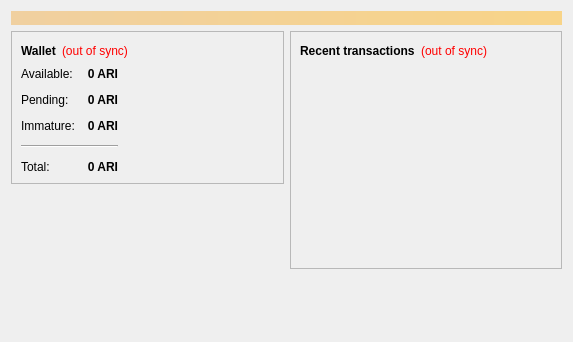
<?xml version="1.0" encoding="UTF-8"?>
<ui version="4.0">
 <class>OverviewPage</class>
 <widget class="QWidget" name="OverviewPage">
  <property name="geometry">
   <rect>
    <x>0</x>
    <y>0</y>
    <width>573</width>
    <height>342</height>
   </rect>
  </property>
  <property name="windowTitle">
   <string>Form</string>
  </property>
  <layout class="QVBoxLayout" name="topLayout">
   <item>
    <widget class="QLabel" name="labelAlerts">
     <property name="visible">
      <bool>false</bool>
     </property>
     <property name="styleSheet">
      <string notr="true">background-color: qlineargradient(x1: 0, y1: 0, x2: 1, y2: 0, stop:0 #F0D0A0, stop:1 #F8D488); color:#000000;</string>
     </property>
     <property name="wordWrap">
      <bool>true</bool>
     </property>
     <property name="margin">
      <number>3</number>
     </property>
    </widget>
   </item>
   <item>
    <layout class="QHBoxLayout" name="horizontalLayout" stretch="1,1">
     <item>
      <layout class="QVBoxLayout" name="verticalLayout_2">
       <item>
        <widget class="QFrame" name="frame">
         <property name="frameShape">
          <enum>QFrame::StyledPanel</enum>
         </property>
         <property name="frameShadow">
          <enum>QFrame::Raised</enum>
         </property>
         <layout class="QVBoxLayout" name="verticalLayout_4">
          <item>
           <layout class="QHBoxLayout" name="horizontalLayout_4">
            <item>
             <widget class="QLabel" name="label_5">
              <property name="font">
               <font>
                <weight>75</weight>
                <bold>true</bold>
               </font>
              </property>
              <property name="text">
               <string>Wallet</string>
              </property>
             </widget>
            </item>
            <item>
             <widget class="QLabel" name="labelWalletStatus">
              <property name="toolTip">
               <string>The displayed information may be out of date. Your wallet automatically synchronizes with the Aricoin network after a connection is established, but this process has not completed yet.</string>
              </property>
              <property name="styleSheet">
               <string notr="true">QLabel { color: red; }</string>
              </property>
              <property name="text">
               <string notr="true">(out of sync)</string>
              </property>
              <property name="alignment">
               <set>Qt::AlignLeading|Qt::AlignLeft|Qt::AlignVCenter</set>
              </property>
             </widget>
            </item>
            <item>
             <spacer name="horizontalSpacer_2">
              <property name="orientation">
               <enum>Qt::Horizontal</enum>
              </property>
              <property name="sizeHint" stdset="0">
               <size>
                <width>40</width>
                <height>20</height>
               </size>
              </property>
             </spacer>
            </item>
           </layout>
          </item>
          <item>
          <layout class="QHBoxLayout" name="horizontalLayout_3">
           <item>
           <layout class="QFormLayout" name="formLayout_2">
            <property name="fieldGrowthPolicy">
             <enum>QFormLayout::AllNonFixedFieldsGrow</enum>
            </property>
            <property name="horizontalSpacing">
             <number>12</number>
            </property>
            <property name="verticalSpacing">
             <number>12</number>
            </property>
            <item row="0" column="0">
             <widget class="QLabel" name="label">
              <property name="text">
               <string>Available:</string>
              </property>
             </widget>
            </item>
            <item row="0" column="1">
             <widget class="QLabel" name="labelBalance">
              <property name="font">
               <font>
                <weight>75</weight>
                <bold>true</bold>
               </font>
              </property>
              <property name="cursor">
               <cursorShape>IBeamCursor</cursorShape>
              </property>
              <property name="toolTip">
               <string>Your current spendable balance</string>
              </property>
              <property name="text">
               <string notr="true">0 ARI</string>
              </property>
              <property name="alignment">
               <set>Qt::AlignRight|Qt::AlignTrailing|Qt::AlignVCenter</set>
              </property>
              <property name="textInteractionFlags">
               <set>Qt::LinksAccessibleByMouse|Qt::TextSelectableByKeyboard|Qt::TextSelectableByMouse</set>
              </property>
             </widget>
            </item>
            <item row="1" column="0">
             <widget class="QLabel" name="label_3">
              <property name="text">
               <string>Pending:</string>
              </property>
             </widget>
            </item>
            <item row="1" column="1">
             <widget class="QLabel" name="labelUnconfirmed">
              <property name="font">
               <font>
                <weight>75</weight>
                <bold>true</bold>
               </font>
              </property>
              <property name="cursor">
               <cursorShape>IBeamCursor</cursorShape>
              </property>
              <property name="toolTip">
               <string>Total of transactions that have yet to be confirmed, and do not yet count toward the spendable balance</string>
              </property>
              <property name="text">
               <string notr="true">0 ARI</string>
              </property>
              <property name="alignment">
               <set>Qt::AlignRight|Qt::AlignTrailing|Qt::AlignVCenter</set>
              </property>
              <property name="textInteractionFlags">
               <set>Qt::LinksAccessibleByMouse|Qt::TextSelectableByKeyboard|Qt::TextSelectableByMouse</set>
              </property>
             </widget>
            </item>
            <item row="2" column="0">
             <widget class="QLabel" name="labelImmatureText">
              <property name="text">
               <string>Immature:</string>
              </property>
             </widget>
            </item>
            <item row="2" column="1">
             <widget class="QLabel" name="labelImmature">
              <property name="font">
               <font>
                <weight>75</weight>
                <bold>true</bold>
               </font>
              </property>
              <property name="toolTip">
               <string>Mined balance that has not yet matured</string>
              </property>
              <property name="text">
               <string notr="true">0 ARI</string>
              </property>
              <property name="alignment">
               <set>Qt::AlignRight|Qt::AlignTrailing|Qt::AlignVCenter</set>
              </property>
              <property name="textInteractionFlags">
               <set>Qt::LinksAccessibleByMouse|Qt::TextSelectableByKeyboard|Qt::TextSelectableByMouse</set>
              </property>
             </widget>
            </item>
            <item row="4" column="0">
             <widget class="QLabel" name="labelTotalText">
              <property name="text">
               <string>Total:</string>
              </property>
             </widget>
            </item>
            <item row="4" column="1">
             <widget class="QLabel" name="labelTotal">
              <property name="font">
               <font>
                <weight>75</weight>
                <bold>true</bold>
               </font>
              </property>
              <property name="cursor">
               <cursorShape>IBeamCursor</cursorShape>
              </property>
              <property name="toolTip">
               <string>Your current total balance</string>
              </property>
              <property name="text">
               <string notr="true">0 ARI</string>
              </property>
              <property name="alignment">
               <set>Qt::AlignRight|Qt::AlignTrailing|Qt::AlignVCenter</set>
              </property>
              <property name="textInteractionFlags">
               <set>Qt::LinksAccessibleByMouse|Qt::TextSelectableByKeyboard|Qt::TextSelectableByMouse</set>
              </property>
             </widget>
            </item>
            <item row="3" column="0" colspan="2">
             <widget class="Line" name="line">
              <property name="orientation">
               <enum>Qt::Horizontal</enum>
              </property>
             </widget>
            </item>
           </layout>
          </item>
            <item>
             <spacer name="horizontalSpacer_3">
              <property name="orientation">
               <enum>Qt::Horizontal</enum>
              </property>
              <property name="sizeHint" stdset="0">
               <size>
                <width>40</width>
                <height>20</height>
               </size>
              </property>
             </spacer>
            </item>
           </layout>
          </item>
         </layout>
        </widget>
       </item>
       <item>
        <spacer name="verticalSpacer">
         <property name="orientation">
          <enum>Qt::Vertical</enum>
         </property>
         <property name="sizeHint" stdset="0">
          <size>
           <width>20</width>
           <height>40</height>
          </size>
         </property>
        </spacer>
       </item>
       <item>
        <widget class="QLabel" name="label_wallet_bgcoin">
         <property name="text">
          <string/>
         </property>
         <property name="pixmap">
          <pixmap resource="../aricoin.qrc">:/images/wallet_bgcoin</pixmap>
         </property>
         <property name="scaledContents">
          <bool>false</bool>
         </property>
         <property name="alignment">
          <set>Qt::AlignCenter</set>
         </property>
         <property name="margin">
          <number>-2</number>
         </property>
        </widget>
       </item>
      </layout>
     </item>
     <item>
      <layout class="QVBoxLayout" name="verticalLayout_3">
       <item>
        <widget class="QFrame" name="frame_2">
         <property name="frameShape">
          <enum>QFrame::StyledPanel</enum>
         </property>
         <property name="frameShadow">
          <enum>QFrame::Raised</enum>
         </property>
         <layout class="QVBoxLayout" name="verticalLayout">
          <item>
           <layout class="QHBoxLayout" name="horizontalLayout_2">
            <item>
             <widget class="QLabel" name="label_4">
              <property name="text">
               <string>&lt;b&gt;Recent transactions&lt;/b&gt;</string>
              </property>
             </widget>
            </item>
            <item>
             <widget class="QLabel" name="labelTransactionsStatus">
              <property name="toolTip">
               <string>The displayed information may be out of date. Your wallet automatically synchronizes with the Aricoin network after a connection is established, but this process has not completed yet.</string>
              </property>
              <property name="styleSheet">
               <string notr="true">QLabel { color: red; }</string>
              </property>
              <property name="text">
               <string notr="true">(out of sync)</string>
              </property>
              <property name="alignment">
               <set>Qt::AlignRight|Qt::AlignTrailing|Qt::AlignVCenter</set>
              </property>
             </widget>
            </item>
            <item>
             <spacer name="horizontalSpacer">
              <property name="orientation">
               <enum>Qt::Horizontal</enum>
              </property>
              <property name="sizeHint" stdset="0">
               <size>
                <width>40</width>
                <height>20</height>
               </size>
              </property>
             </spacer>
            </item>
           </layout>
          </item>
          <item>
           <widget class="QListView" name="listTransactions">
            <property name="styleSheet">
             <string notr="true">QListView { background: transparent; }</string>
            </property>
            <property name="frameShape">
             <enum>QFrame::NoFrame</enum>
            </property>
            <property name="verticalScrollBarPolicy">
             <enum>Qt::ScrollBarAlwaysOff</enum>
            </property>
            <property name="horizontalScrollBarPolicy">
             <enum>Qt::ScrollBarAlwaysOff</enum>
            </property>
            <property name="selectionMode">
             <enum>QAbstractItemView::NoSelection</enum>
            </property>
           </widget>
          </item>
         </layout>
        </widget>
       </item>
       <item>
        <spacer name="verticalSpacer_2">
         <property name="orientation">
          <enum>Qt::Vertical</enum>
         </property>
         <property name="sizeHint" stdset="0">
          <size>
           <width>20</width>
           <height>40</height>
          </size>
         </property>
        </spacer>
       </item>
      </layout>
     </item>
    </layout>
   </item>
  </layout>
 </widget>
 <resources/>
 <connections/>
</ui>
